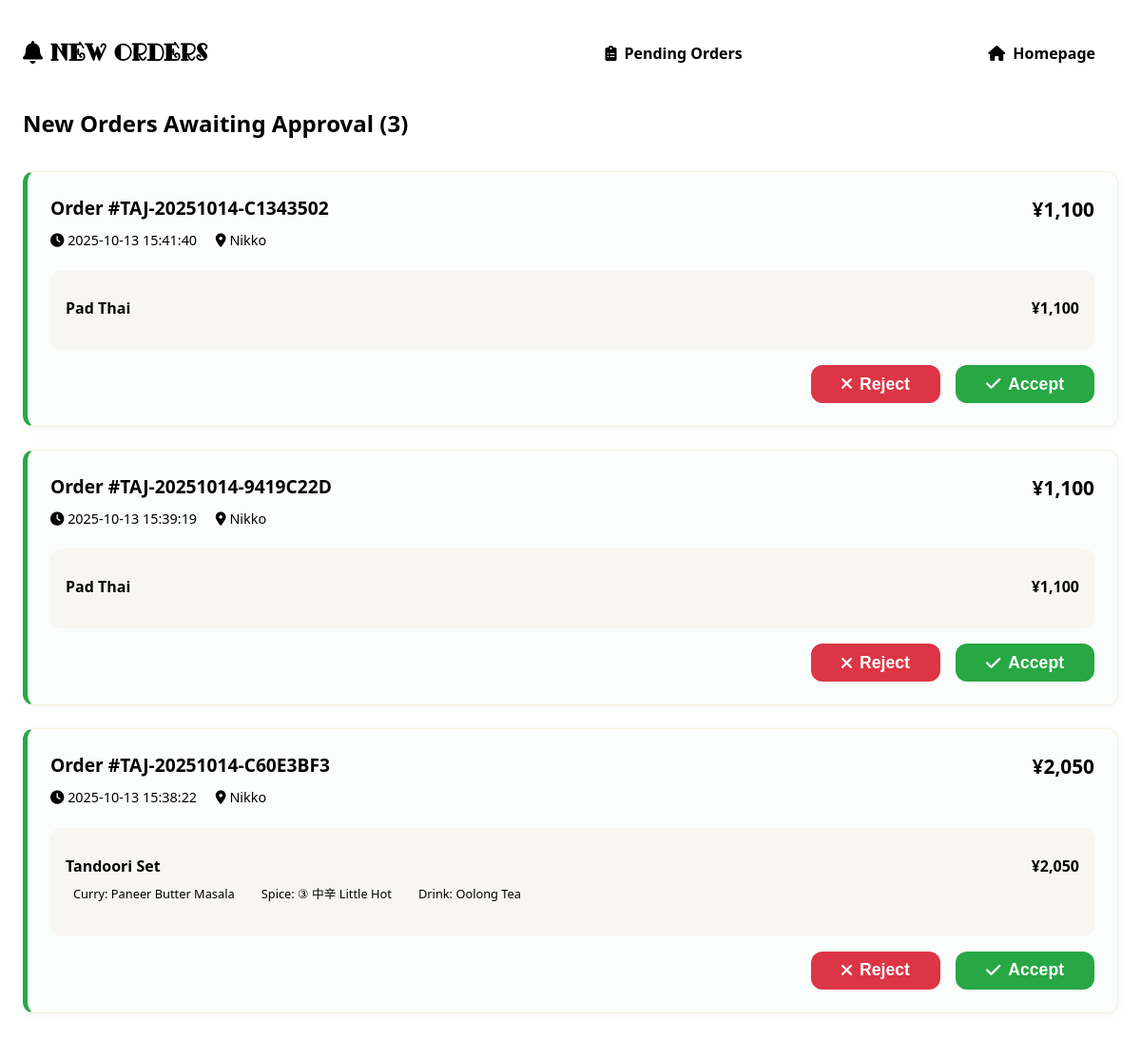
The app's page /staff/orders with its own data.
### tables this page shows
CREATE TABLE orders (
                    id INTEGER PRIMARY KEY AUTOINCREMENT,
                    order_number TEXT UNIQUE NOT NULL,
                    customer_info TEXT,
                    items TEXT NOT NULL,
                    total_amount INTEGER NOT NULL,
                    status TEXT DEFAULT 'pending',
                    restaurant_location TEXT,
                    created_at TIMESTAMP DEFAULT CURRENT_TIMESTAMP,
                    completed_at TIMESTAMP,
                    qr_code_path TEXT
                );

### app.py (the view)
@app.route('/staff/orders')
def staff_orders():
    try:
        new_orders = db.get_orders_by_status('new')
        print(f"DEBUG: new_orders type: {type(new_orders)}")
        print(f"DEBUG: new_orders length: {len(new_orders) if hasattr(new_orders, '__len__') else 'no length'}")
        return render_template('staff_orders.html', orders=new_orders)
    except Exception as e:
        print(f"ERROR in staff_orders: {e}")
        import traceback
        traceback.print_exc()
        return f"Error: {e}", 500

### database.py (called while the page is built)
    def get_orders_by_status(self, status: str) -> List[Dict]:
        import json
        with sqlite3.connect(self.db_path) as conn:
            conn.row_factory = sqlite3.Row
            cursor = conn.cursor()
            cursor.execute('''
                SELECT * FROM orders
                WHERE status = ?
                ORDER BY created_at DESC
            ''', (status,))
            orders = []
            for row in cursor.fetchall():
                order = dict(row)
                order['items'] = json.loads(order['items'])
                order['customer_info'] = json.loads(order['customer_info']) if order['customer_info'] else {}
                orders.append(order)
            return orders

### templates/staff_orders.html (shortened to what this page needs)
<!DOCTYPE html>
<html lang="en">
<head>
    <link rel="stylesheet" href="{{ url_for('static', filename='css/style.css') }}">
    <link rel="stylesheet" href="https://cdnjs.cloudflare.com/ajax/libs/font-awesome/6.0.0/css/all.min.css">
</head>
<body>
    <section class="staff-panel">
        <div class="container">
            <div class="staff-header">
                <h1><i class="fas fa-bell"></i> New Orders</h1>
                <div class="staff-nav">
                    <a href="{{ url_for('admin_orders') }}" class="btn btn-outline">
                        <i class="fas fa-clipboard-list"></i> Pending Orders
                    </a>
                    <a href="{{ url_for('collect_order') }}" class="btn btn-primary">
                        <i class="fas fa-qrcode"></i> Scan QR Code
                    </a>
                    <a href="{{ url_for('homepage') }}" class="btn btn-outline">
                        <i class="fas fa-home"></i> Homepage
                    </a>
                </div>
            </div>
            {% if orders %}
            <div class="orders-list">
                <h2>New Orders Awaiting Approval ({{ orders|length }})</h2>
                {% for order in orders %}
                <div class="order-card new-order" data-order-id="{{ order['order_number'] }}">
                    <div class="order-header">
                        <div class="order-info">
                            <h3>Order #{{ order['order_number'] }}</h3>
                            <p class="order-meta">
                                <i class="fas fa-clock"></i> {{ order['created_at'] }}
                                <span class="restaurant-location">
                                    <i class="fas fa-map-marker-alt"></i> {{ order['restaurant_location']|title }}
                                </span>
                            </p>
                        </div>
                        <div class="order-total">
                            <strong>¥{{ "{:,}".format(order['total_amount']) }}</strong>
                        </div>
                    </div>
                    <div class="order-items">
                        {% for item in order['items'] %}
                        <div class="order-item">
                            <div class="item-details">
                                <strong>{{ item['name'] }}</strong>
                                {% if item.get('selectedCurry') %}
                                    <span class="item-option">Curry: {{ item['selectedCurry'] }}</span>
                                {% endif %}
                                {% if item.get('spiceLevelText') %}
                                    <span class="item-option">Spice: {{ item['spiceLevelText'] }}</span>
                                {% endif %}
                                {% if item.get('drinkText') %}
                                    <span class="item-option">Drink: {{ item['drinkText'] }}</span>
                                {% endif %}
                            </div>
                            <div class="item-price">¥{{ "{:,}".format(item['price']) }}</div>
                        </div>
                        {% endfor %}
                    </div>
                    <div class="order-actions">
                        <button class="btn btn-reject" onclick="rejectOrder('{{ order['order_number'] }}')">
                            <i class="fas fa-times"></i> Reject
                        </button>
                        <button class="btn btn-accept" onclick="acceptOrder('{{ order['order_number'] }}')">
                            <i class="fas fa-check"></i> Accept
                        </button>
                    </div>
                </div>
                {% endfor %}
            </div>
            {% endif %}
        </div>
    </section>
</body>
</html>

### templates/staff_orders.html (style rules this page uses)
.staff-panel { min-height: 100vh; background: var(--bg); padding: 2rem 0; }
.staff-header { display: flex; justify-content: space-between; align-items: center; margin-bottom: 2rem; flex-wrap: wrap; gap: 1rem; }
.staff-header h1 { color: var(--accent); margin: 0; }
.staff-nav { display: flex; gap: 1rem; flex-wrap: wrap; }
.orders-list h2 { color: var(--text); margin-bottom: 1.5rem; padding-bottom: 0.5rem; border-bottom: 2px solid var(--accent); }
.order-card { background: var(--card); border-radius: var(--radius); padding: 1.5rem; margin-bottom: 1.5rem; border: 1px solid rgba(216, 137, 0, 0.1); box-shadow: 0 2px 8px rgba(0, 0, 0, 0.05); transition: all 0.3s ease; }
.new-order { border-left: 5px solid #28a745; background: rgba(40, 167, 69, 0.02); }
.order-header { display: flex; justify-content: space-between; align-items: flex-start; margin-bottom: 1rem; }
.order-info h3 { color: var(--accent); margin: 0 0 0.5rem 0; font-size: 1.2rem; }
.order-meta { color: var(--text-secondary); font-size: 0.9rem; margin: 0; }
.restaurant-location { margin-left: 1rem; }
.order-total { font-size: 1.3rem; color: var(--accent); }
.order-items { margin: 1rem 0; padding: 1rem; background: var(--bg-secondary); border-radius: var(--radius); }
.order-item { display: flex; justify-content: space-between; align-items: flex-start; padding: 0.75rem 0; border-bottom: 1px solid rgba(216, 137, 0, 0.1); }
.order-item:last-child { border-bottom: none; }
.item-details strong { display: block; color: var(--text); margin-bottom: 0.25rem; }
.item-option { display: inline-block; background: var(--card); color: var(--text-secondary); padding: 0.2rem 0.5rem; border-radius: 12px; font-size: 0.8rem; margin-right: 0.5rem; margin-bottom: 0.25rem; }
.item-price { font-weight: 600; color: var(--accent); }
.order-actions { display: flex; gap: 1rem; justify-content: flex-end; margin-top: 1rem; flex-wrap: wrap; }
.btn { padding: 0.75rem 1.5rem; border: none; border-radius: var(--radius); cursor: pointer; text-decoration: none; display: inline-flex; align-items: center; gap: 0.5rem; font-weight: 600; transition: all 0.3s ease; font-size: 1rem; }
.btn-outline { background: transparent; color: var(--text); border: 1px solid var(--muted); }
.btn-primary { background: var(--accent); color: white; }
.btn-accept { background: #28a745; color: white; font-size: 1.1rem; padding: 1rem 2rem; }
.btn-reject { background: #dc3545; color: white; font-size: 1.1rem; padding: 1rem 2rem; }

### records on screen
orders: order_number "TAJ-20251014-C1343502", created_at "2025-10-13 15:41:40", restaurant_location "Nikko", total_amount "1,100", name "Pad Thai", price "1,100"
orders: order_number "TAJ-20251014-9419C22D", created_at "2025-10-13 15:39:19", restaurant_location "Nikko", total_amount "1,100", name "Pad Thai", price "1,100"
orders: order_number "TAJ-20251014-C60E3BF3", created_at "2025-10-13 15:38:22", restaurant_location "Nikko", total_amount "2,050", name "Tandoori Set", selectedCurry "Paneer Butter Masala", spiceLevelText "③ 中辛 Little Hot", drinkText "Oolong Tea", price "2,050"

### other values on screen
{{ orders|length }} "3"
